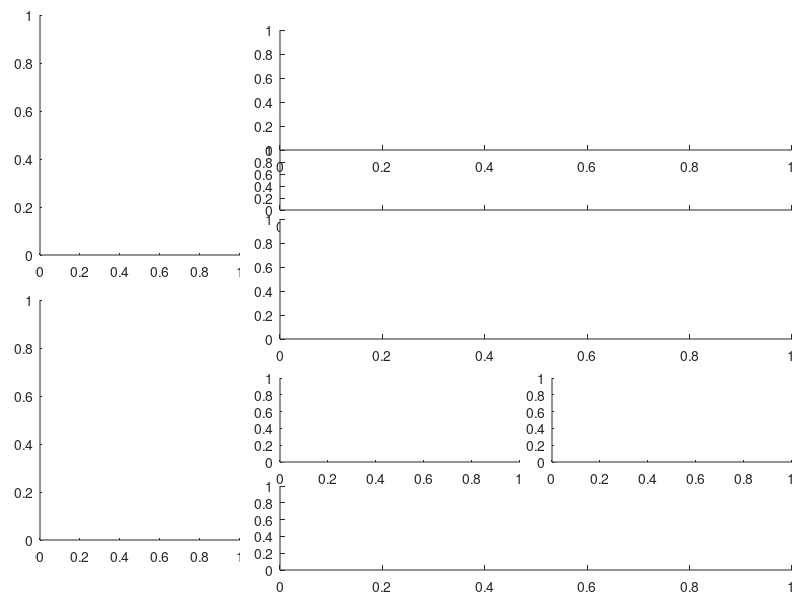

The MATLAB script that drew this image:
function figIdDat=makeFigDataMon()
fid=figure('Position', [300, 100, 1200, 640], ...
           'Name', 'Data monitor', 'NumberTitle', 'off');
axes1=subplot('Position', [0.05 ,0.575, 0.25, 0.4]);   % Input waveform
axes2=subplot('Position', [0.05, 0.1, 0.25, 0.4]);   % Output waveform

axes4=subplot('Position', [0.35, 0.23, 0.30, 0.14]);
axes5=subplot('Position', [0.35, 0.05, 0.64, 0.14]);
axes7=subplot('Position', [0.69, 0.23, 0.30, 0.14]);

axes3 = subplot('Position', [0.35, 0.650, 0.64, 0.100]);
axes6 = subplot('Position', [0.35, 0.750, 0.64, 0.200]);
axes8 = subplot('Position', [0.35, 0.435, 0.64, 0.200]);

% axes5=subplot('Position',[0.7,0.575,0.275,0.4]);
% axes6=subplot('Position',[0.7,0.1,0.275,0.4]);
figIdDat = [fid, axes1, axes2, axes3, axes4, axes5, axes6, axes7, axes8];
return